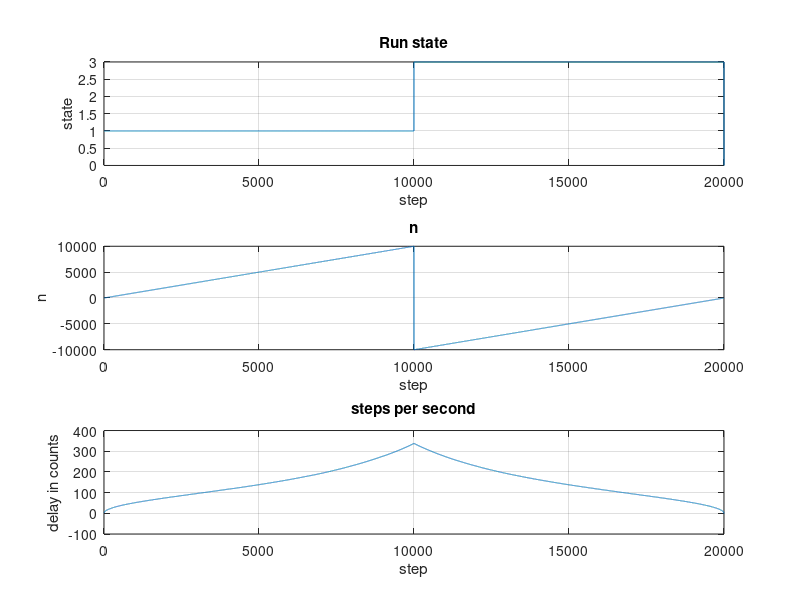

Here is the MATLAB script that generated this plot:

clear all;
clc;

T1_FREQ = 1000000;
A_T_x100 = 100000000;
ALPHA = 1;
T1_FREQ_148 = 6760;
A_SQ = 314158999;
A_x20000 = 314;

accel = 5;
speed = 1000;

steps = 20000;

min_delay = 1570;               % Minimum delay for a given speed
step_delay = 847239;            % First C0 delay time
steps_2_max_speed = 10000;       % steps_2_max_speed = speed^2 / (2*alpha*accel)


if (steps_2_max_speed == 0) % We need at least 1 step to get to any speed.
    
    steps_2_max_speed = 1;
end

steps_until_decel = uint64(steps * 0.5); % n1 = (n1+n2)decel / (accel + decel)

if (steps_until_decel == 0) % We must accelrate at least 1 steps before we can start deceleration.
    
    steps_until_decel = 1;
end

if (steps_until_decel <= steps_2_max_speed) % We wont reach desired speed
    steps
    steps_until_decel
    decel_val = int64(steps_until_decel) - int64(steps) % n1 - steps  = -n2 ==>> DECEL STEPS
    
    
else % We will reach max speed
    
    decel_val = -steps_2_max_speed; % n1*accel1 = n2*accel2 to get to --> n2 = -n1*(accel1/decel2)
    
end

if (decel_val == 0) % We must decelrate at least 1 steps to stop.
    
    decel_val = -1;
end


decel_start = steps + decel_val; % steps - n2 = number of steps befor me start decelerating


if (step_delay <= min_delay) % If the maximum speed is so low that we dont need to go via accelration state.
    step_delay = min_delay;
    run_state = RUN; % Go straght to run state
    
else % If step_delay (Initial speed) is larger than minimum delay then we accelerate
    
    run_state = 1; % Go to accel state
end

n = 0; % Reset acceleration / deceleration counter. Used in the Cn=cn_1-(4*Cn_1+rest)/(4*n+1)
running = true;


step_count = 0;
rest = 0;
last_accel_delay = 0;
new_step_delay= 0;


data = [];


for inter=1:steps*50
    switch (run_state)
        case 0,
            step_count = 0;
            rest = 0;
            running = false;
            break;
            
        case 1,
            step_count=step_count+1;
            n=n+1; % This is the n in the equations
            new_step_delay = int64(step_delay - ((2 * step_delay + rest) / (4 * n + 1)));
            rest = rem((2 * step_delay + rest),(4 * n + 1));
            
            % STATE CHANGE
            % Check if we should start decelration.
            if (step_count >= decel_start)
                
                n = decel_val; % Is it not the same already??? NO, decel_val is negative.
                run_state = 3;
                % Chech if we hitted max speed.
            elseif (new_step_delay <= min_delay)
                
                last_accel_delay = new_step_delay;
                new_step_delay = min_delay;
                rest = 0;
                run_state = 2;
            end
            
        case 2,
            step_count=step_count+1;
            new_step_delay = min_delay; % I think its not neccesary
            % Check if we should start decelration.
            if (step_count >= decel_start)
                
                n = decel_val;
                % Start decelration with same delay as accel ended with.
                new_step_delay = last_accel_delay;
                run_state = 3;
            end
            
        case 3,
            step_count=step_count+1;
            n=n+1; % Starts out negative and slowly goes positive.
            new_step_delay = int64(step_delay - ((2 * step_delay +rest) / (4 * n + 1)));
            rest = rem((2 * step_delay + rest),(4 * n + 1));
            % % Check if we at last steps
            if (n >= 0)
                run_state = 0;
            end
    end
    step_delay = new_step_delay;
    data = [data; step_count run_state n new_step_delay];
    
            
end

subplot(3,1,1);
plot(data(:,1),data(:,2));
grid;
title('Run state');
xlabel('step');
ylabel('state');
subplot(3,1,2);
plot(data(:,1),data(:,3));
title('n');
xlabel('step');
ylabel('n');
grid;
subplot(3,1,3);
class(data)
plot(data(:,1),1e6./single(data(:,4)));
title('steps per second');
xlabel('step');
ylabel('delay in counts');
grid;